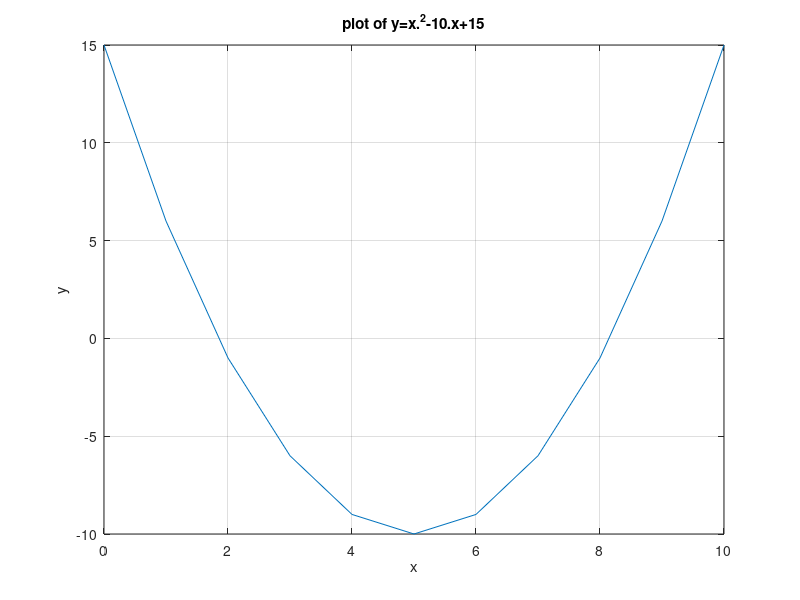
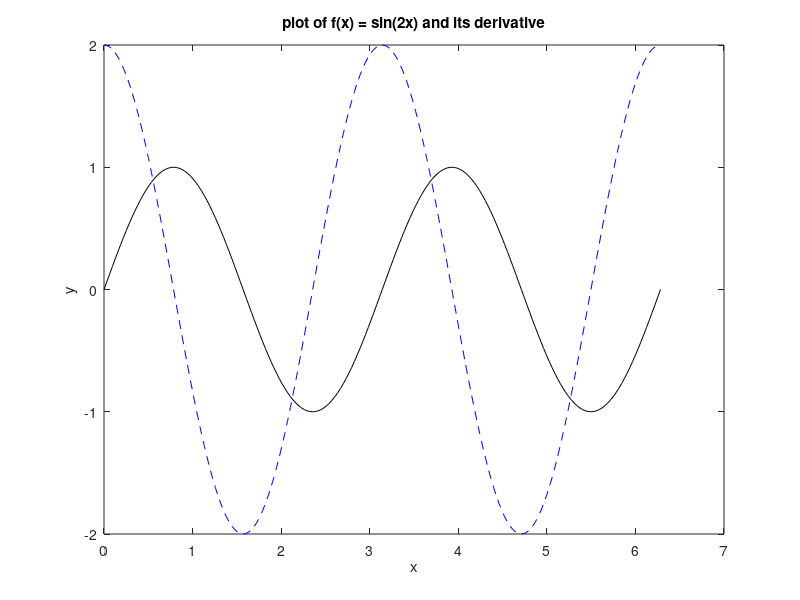

Here is the MATLAB script that generated these plots, in order: (Note: this script raises an error after producing the figures.)
x = 0:1:10;
y = x.^2 - 10.*x + 15;
figure
plot(x,y)
title ('plot of y=x.^2-10.x+15');
xlabel('x')
ylabel('y')
grid on;

x1 = 0:pi/100:2*pi;
y11 = sin(2*x1);
y21 = 2*cos(2*x1);
figure
plot(x1,y11,'k-',x1,y21,'b--');
title ('plot of f(x) = sin(2x) and its derivative');
xlabel('x')
ylabel('y')
legend('f(x)', 'd/dx f(x)', 'Location','NW');
grid on;

a = [1 2 1; 2 3 2; -1 0 1];
b = [1; 1; 0];
x = a^-1*b

volts = 120;
rs = 50;
r1 = 1:1:100;
amps = volts ./ (rs + r1);
p1 = (amps .^ 2) .* r1;
figure
plot(r1,p1);
title('Plot of power versus load resistance');
xlabel('Load resistance (ohms)');
ylabel('Power (watts)');
grid on;
